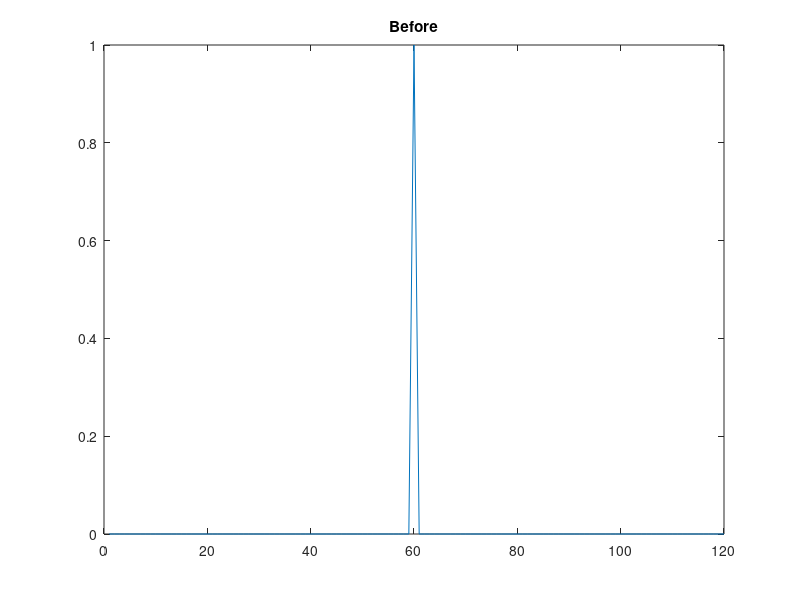
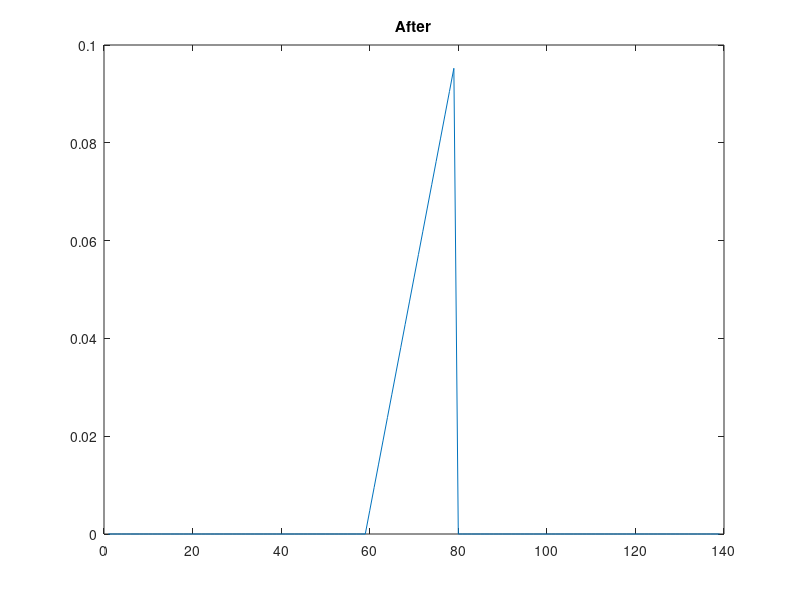
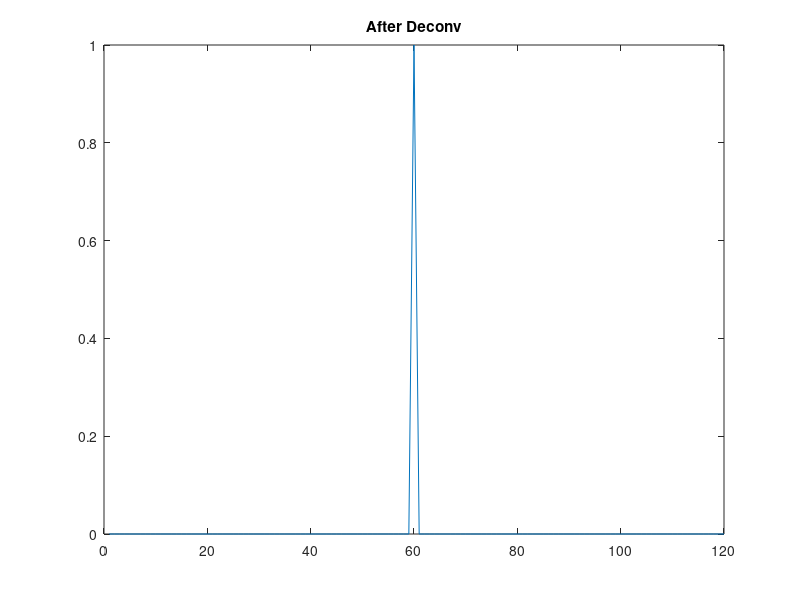
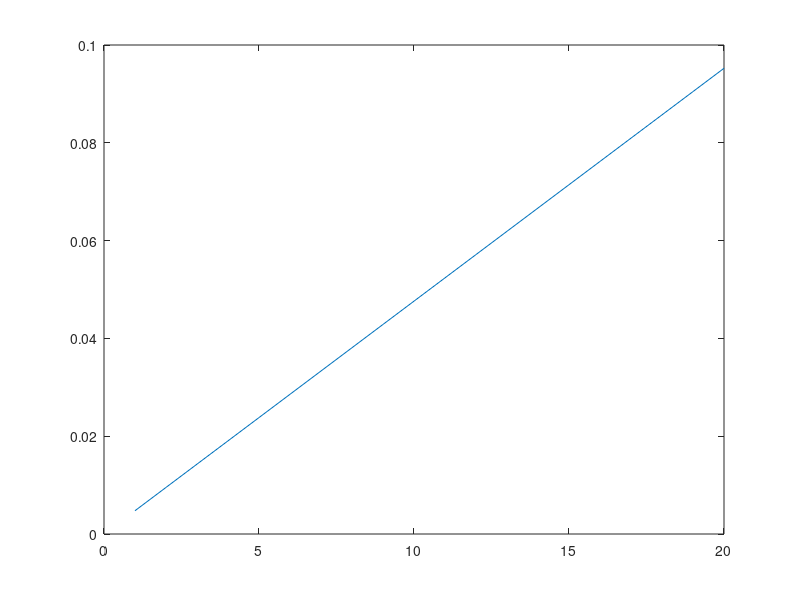

Write the MATLAB code that produced these figures, in order.
delta = zeros(1, 20 * 6); 
delta(20*3) = 1;   
figure; plot(delta);
title("Before");
kernel = (1:20) / sum(1:20); 
out = conv(delta, kernel, 'full');
%out = convolvFourier(delta, kernel);
figure;
plot(out);
title("After");
out2 = deconv(out, kernel);
%out = convolvFourier(delta, kernel);
figure;
plot(out2);
title("After Deconv");
figure;
plot(kernel);